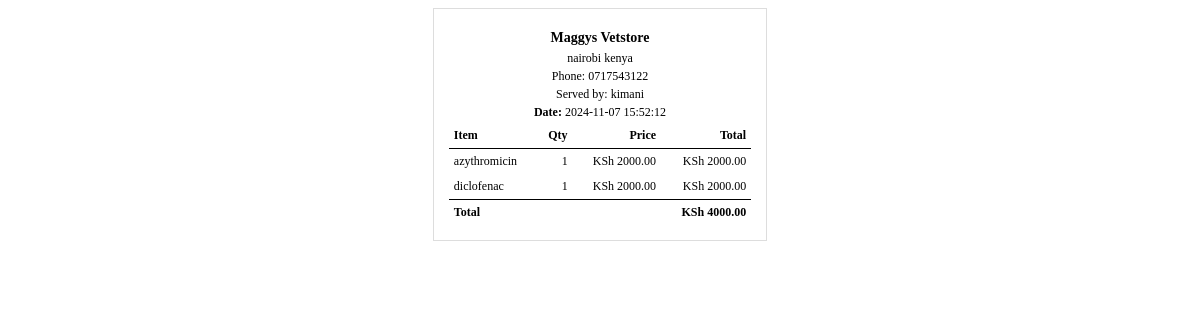
/sales/print_receipt/12/, run on the app's committed database.
### shop_details/models.py (models this page shows, shortened)
class Shop(models.Model):
    name = models.CharField(max_length=255)
    address = models.TextField()
    phone = models.CharField(max_length=15)
    email = models.EmailField()
    website = models.URLField(blank=True, null=True)
    logo = models.ImageField(upload_to='shop_logos/', blank=True, null=True)

### sales/models.py (models this page shows, shortened)
class SaleItem(models.Model):
    sale = models.ForeignKey(Sale, related_name='items', on_delete=models.CASCADE)
    product = models.ForeignKey(Product, on_delete=models.SET_NULL, null=True, blank=True)
    batch = models.ForeignKey(Batch, on_delete=models.SET_NULL, null=True, blank=True)  # Link to specific batch
    quantity = models.PositiveIntegerField()
    selling_price = models.DecimalField(max_digits=10, decimal_places=2)
    subtotal = models.DecimalField(max_digits=10, decimal_places=2)

class Sale(models.Model):
    PAYMENT_METHOD_CHOICES = [
        ('cash', 'Cash'),
        ('mpesa', 'M-Pesa'),
        ('credit', 'Credit'),
    ]
    customer = models.ForeignKey(Customer, null=True, blank=True, on_delete=models.SET_NULL)
    total_amount = models.DecimalField(max_digits=10, decimal_places=2)
    payment_method = models.CharField(max_length=10, choices=PAYMENT_METHOD_CHOICES)
    cash_given = models.DecimalField(max_digits=10, decimal_places=2, blank=True, null=True)
    change_due = models.DecimalField(max_digits=10, decimal_places=2, blank=True, null=True)
    credit_amount = models.DecimalField(max_digits=10, decimal_places=2, blank=True, null=True)
    sale_date = models.DateTimeField(default=now)
    mpesa_reference = models.CharField(max_length=255, blank=True, null=True)
    is_complete = models.BooleanField(default=False)
    user = models.ForeignKey(settings.AUTH_USER_MODEL, on_delete=models.CASCADE)

### inventory/models.py (models this page shows, shortened)
class Product(models.Model):
    name = models.CharField(max_length=255)
    barcode = models.CharField(max_length=255, blank=True, null=True, unique=True)
    buying_price = models.DecimalField(max_digits=10, decimal_places=2)
    selling_price = models.DecimalField(max_digits=10, decimal_places=2)
    wholesale_price = models.DecimalField(max_digits=10, decimal_places=2, blank=True, null=True)
    stock_quantity = models.PositiveIntegerField(default=0)
    low_stock_threshold = models.PositiveIntegerField(default=0)  # To trigger low stock alert
    packaging_type = models.CharField(max_length=50, blank=True, null=True)
    expiry_date = models.DateField(blank=True, null=True)
    created_at = models.DateTimeField(auto_now_add=True)
    category = models.ForeignKey(Category, null=True, blank=True, on_delete=models.SET_NULL)

### sales/views.py (the view)
# urls.py: path('print_receipt/<int:sale_id>/', receipt_view, name='print_receipt'),
def receipt_view(request, sale_id):
    sale = get_object_or_404(Sale, id=sale_id)
    sale_items_data = sale.items.all()
    credit_paid = sale.credit_amount if sale.payment_method == 'credit' else None
    balance_due = sale.total_amount - (credit_paid or 0) if sale.payment_method == 'credit' else 0
    shop = Shop.objects.first()
    context = {
        'items': sale_items_data,
        'total_amount': sale.total_amount,
        'payment_method': sale.get_payment_method_display(),  # Display payment method properly
        'credit_amount': credit_paid,
        'balance_due': balance_due,
        'cash_given': sale.cash_given if sale.payment_method == 'cash' else None,  # Show only for cash payments
        'change_due': sale.change_due if sale.payment_method == 'cash' else None,  # Show only for cash payments
        'mpesa_reference': sale.mpesa_reference if sale.payment_method == 'mpesa' else None,  # Show for Mpesa payments
        'served_by': sale.user.username,
        'sale_date': sale.sale_date.strftime('%Y-%m-%d %H:%M:%S'),
        'shop': shop  # Shop details for receipt
    }
    return render(request, 'sales/receipt.html', context)

### sales/templates/sales/receipt.html (shortened to what this page needs)
<!DOCTYPE html>
<html lang="en">
<head>
</head>
<body>
<div class="receipt-section">
    <h3>{{ shop.name }}</h3>
    <p>{{ shop.address }}</p>
    <p>Phone: {{ shop.phone }}</p>
    <p>Served by: {{ served_by }}</p>
    <p><strong>Date:</strong> {{ sale_date }}</p>
    <table>
        <thead>
            <tr>
                <th class="text-left">Item</th>
                <th>Qty</th>
                <th>Price</th>
                <th>Total</th>
            </tr>
        </thead>
        <tbody>
            {% for item in items %}
            <tr>
                <td class="text-left">{{ item.product.name }}</td>
                <td>{{ item.quantity }}</td>
                <td>KSh {{ item.selling_price }}</td>
                <td>KSh {{ item.subtotal }}</td>
            </tr>
            {% endfor %}
        </tbody>
        <tfoot>
            <tr>
                <td colspan="3" class="text-left"><strong>Total</strong></td>
                <td><strong>KSh {{ total_amount }}</strong></td>
            </tr>
        </tfoot>
    </table>
</div>
</body>
</html>

### sales/templates/sales/receipt.html (style rules this page uses)
.receipt-section { width: 80mm; padding: 15px; border: 1px solid #ddd; background-color: white; font-size: 12px; margin: 0 auto; }
table { width: 100%; font-size: 12px; border-collapse: collapse; }
th, td { padding: 5px; text-align: right; }
th { border-bottom: 1px solid black; }
tfoot td { padding-top: 5px; border-top: 1px solid black; }
h3 { text-align: center; margin: 5px 0; }
p { text-align: center; margin: 3px 0; }
.text-left { text-align: left; }

### data on the page
Shop: name "Maggys Vetstore", address "nairobi kenya", phone "0717543122"
SaleItem: product.name "azythromicin", quantity "1", selling_price "2000.00", subtotal "2000.00"
SaleItem: product.name "diclofenac", quantity "1", selling_price "2000.00", subtotal "2000.00"
Sale: total_amount "4000.00"

### other printed values
{{ served_by }} "kimani"
{{ sale_date }} "2024-11-07 15:52:12"
